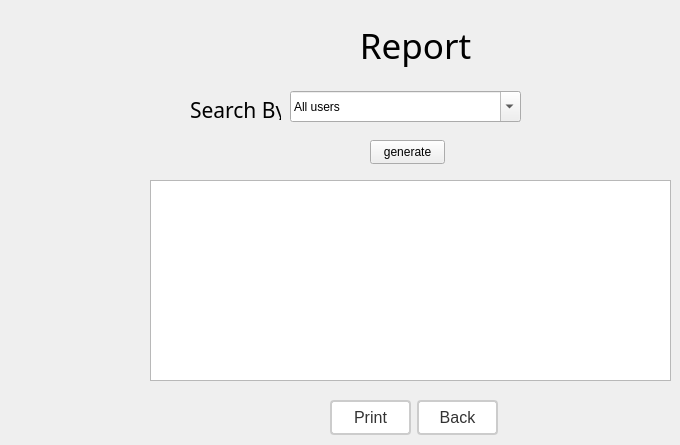
      <widget class="QWidget" name="Report">
       <widget class="QLabel" name="reportLabel">
        <property name="geometry">
         <rect>
          <x>330</x>
          <y>10</y>
          <width>171</width>
          <height>71</height>
         </rect>
        </property>
        <property name="font">
         <font>
          <family>Tempus Sans ITC</family>
          <pointsize>26</pointsize>
         </font>
        </property>
        <property name="text">
         <string>Report</string>
        </property>
        <property name="alignment">
         <set>Qt::AlignCenter</set>
        </property>
       </widget>
       <widget class="QLabel" name="positionLabel">
        <property name="geometry">
         <rect>
          <x>190</x>
          <y>100</y>
          <width>91</width>
          <height>20</height>
         </rect>
        </property>
        <property name="font">
         <font>
          <family>Tempus Sans ITC</family>
          <pointsize>16</pointsize>
         </font>
        </property>
        <property name="text">
         <string>Search By:</string>
        </property>
       </widget>
       <widget class="QComboBox" name="reportComboBox">
        <property name="geometry">
         <rect>
          <x>290</x>
          <y>91</y>
          <width>231</width>
          <height>31</height>
         </rect>
        </property>
        <property name="editable">
         <bool>true</bool>
        </property>
        <item>
         <property name="text">
          <string>All users</string>
         </property>
        </item>
        <item>
         <property name="text">
          <string>Position</string>
         </property>
        </item>
        <item>
         <property name="text">
          <string/>
         </property>
        </item>
       </widget>
       <widget class="QPushButton" name="generateButton">
        <property name="geometry">
         <rect>
          <x>370</x>
          <y>140</y>
          <width>75</width>
          <height>24</height>
         </rect>
        </property>
        <property name="text">
         <string>generate</string>
        </property>
       </widget>
       <widget class="QTableView" name="reportTableView">
        <property name="geometry">
         <rect>
          <x>150</x>
          <y>180</y>
          <width>521</width>
          <height>201</height>
         </rect>
        </property>
       </widget>
       <widget class="QWidget" name="horizontalLayoutWidget_5">
        <property name="geometry">
         <rect>
          <x>330</x>
          <y>400</y>
          <width>168</width>
          <height>36</height>
         </rect>
        </property>
        <layout class="QHBoxLayout" name="horizontalLayout_7">
         <item>
          <widget class="QPushButton" name="printButton">
           <property name="styleSheet">
            <string notr="true">QPushButton {
  border: 2px solid #ccc; /* add a border */
  border-radius: 4px; /* round the corners */
  font-size: 16px; /* increase font size */
  padding: 6px 12px; /* add some padding */
  background-color: #fff; /* set background color */
  color: #333; /* set font color */
  font-family: &quot;Times New Roman&quot;, Times, serif; /* set font family */
}

QPushButton:hover {
  background-color: #eee; /* change background color when hovered */
}

QPushButton:pressed {
  background-color: #ccc; /* change background color when pressed */
}
</string>
           </property>
           <property name="text">
            <string>Print</string>
           </property>
          </widget>
         </item>
         <item>
          <widget class="QPushButton" name="backButton_4">
           <property name="styleSheet">
            <string notr="true">QPushButton {
  border: 2px solid #ccc; /* add a border */
  border-radius: 4px; /* round the corners */
  font-size: 16px; /* increase font size */
  padding: 6px 12px; /* add some padding */
  background-color: #fff; /* set background color */
  color: #333; /* set font color */
  font-family: &quot;Times New Roman&quot;, Times, serif; /* set font family */
}

QPushButton:hover {
  background-color: #eee; /* change background color when hovered */
}

QPushButton:pressed {
  background-color: #ccc; /* change background color when pressed */
}
</string>
           </property>
           <property name="text">
            <string>Back</string>
           </property>
          </widget>
         </item>
        </layout>
       </widget>
      </widget>
